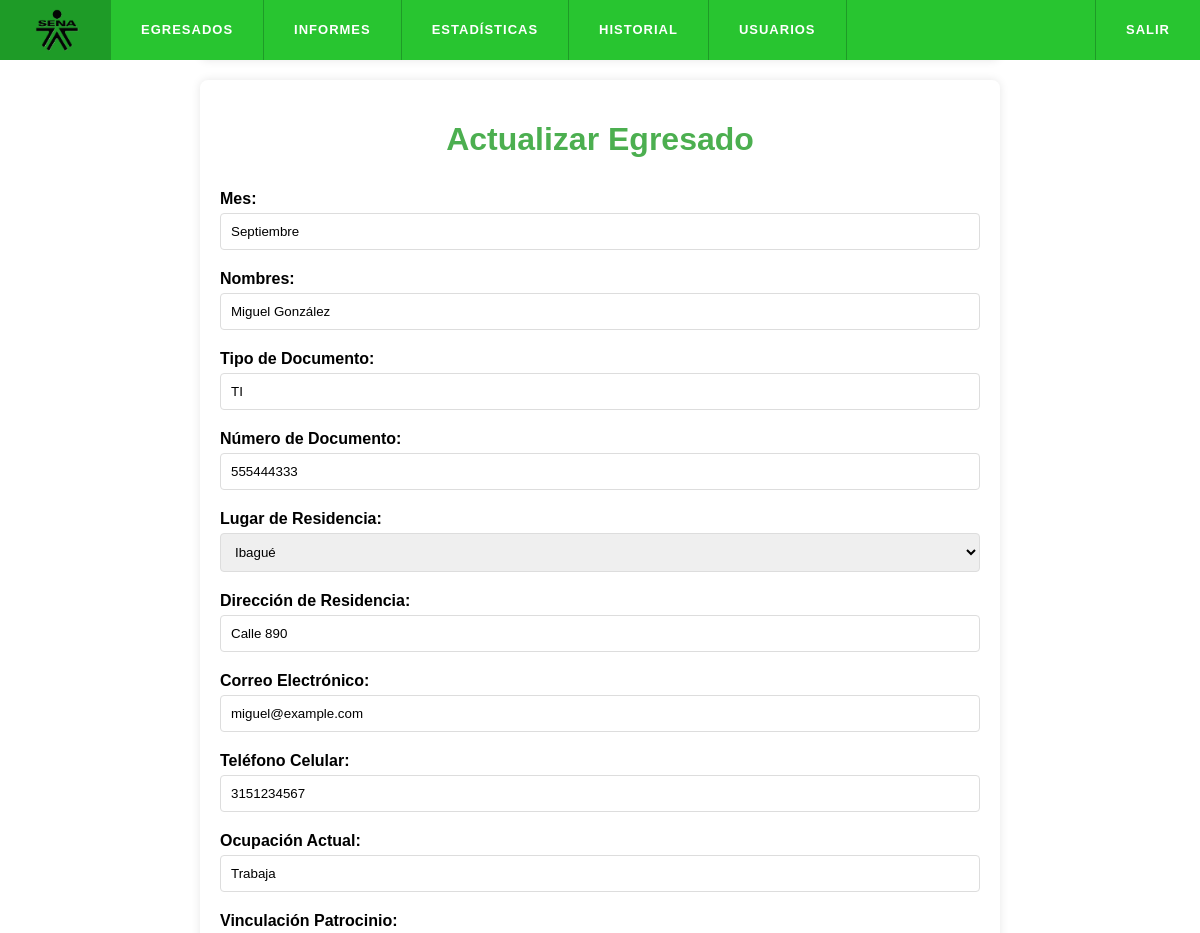
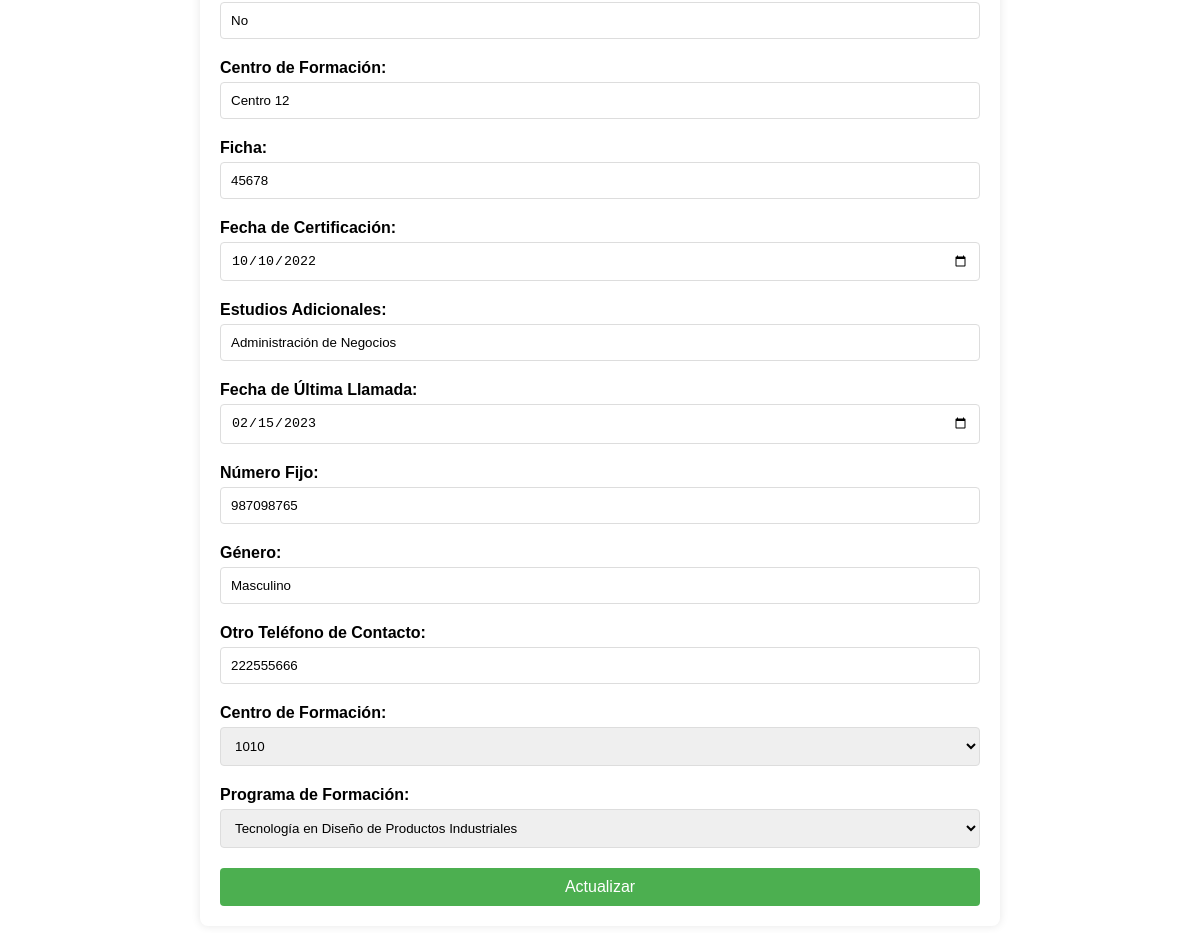
The app's page /Egresados/views/egresados/update.php?id=3 with its own data (2 pictures, top to bottom).
### tables this page shows
CREATE TABLE `egresados` (
  `id` int(11) NOT NULL,
  `MES` varchar(255) DEFAULT NULL,
  `NOMBRES` varchar(255) NOT NULL,
  `TipoDocumentoID` enum('CC','TI','PASAPORTE') DEFAULT NULL,
  `NumeroDocumento` varchar(20) DEFAULT NULL,
  `LugarResidenciaID` int(11) DEFAULT NULL,
  `DireccionResidencia` varchar(255) DEFAULT NULL,
  `CorreoElectronico` varchar(255) DEFAULT NULL,
  `TelefonoCelular` varchar(20) DEFAULT NULL,
  `OcupacionActual` enum('Trabaja','Estudia','Otro') DEFAULT NULL,
  `VinculacionPatrocinio` enum('Si','No') DEFAULT NULL,
  `CentroFormacion` varchar(255) DEFAULT NULL,
  `Ficha` varchar(10) DEFAULT NULL,
  `FechaCertificacion` date DEFAULT NULL,
  `EstudiosAdicionales` varchar(255) DEFAULT NULL,
  `FechaUltimaLlamada` date DEFAULT NULL,
  `NumeroFijo` varchar(20) DEFAULT NULL,
  `Genero` enum('Masculino','Femenino','Otro') DEFAULT NULL,
  `OtroTelefonoContacto` varchar(20) DEFAULT NULL,
  `ProgramaFormacionSENAID` int(11) DEFAULT NULL,
  `cod_centro` enum('1010','9405','101011','9209','9210','9212','9214','9215','9211','9216','9217','9406','9403','9404','9508','9303','9213') DEFAULT NULL
);

CREATE TABLE `lugarresidencia` (
  `id` int(11) NOT NULL,
  `Ciudad` varchar(255) DEFAULT NULL
);

### Egresados/views/egresados/update.php (the view, shortened to what this page needs)
<?php
$database = new Database();
$db = $database->getConnection();
if (isset($_GET['id'])) {
    $id = $_GET['id'];
    if ($_SERVER["REQUEST_METHOD"] == "POST") {
        $mes = $_POST['mes'] ?? '';
        $nombres = $_POST['nombres'] ?? '';
        $tipo_documento = $_POST['tipo_documento'] ?? '';
        $numero_documento = $_POST['numero_documento'] ?? '';
        $lugar_residencia = $_POST['lugar_residencia'] ?? '';
        $direccion_residencia = $_POST['direccion_residencia'] ?? '';
        $correo_electronico = $_POST['correo_electronico'] ?? '';
        $telefono_celular = $_POST['telefono_celular'] ?? '';
        $ocupacion_actual = $_POST['ocupacion_actual'] ?? '';
        $vinculacion_patrocinio = $_POST['vinculacion_patrocinio'] ?? '';
        $centro_formacion = $_POST['centro_formacion'] ?? '';
        $ficha = $_POST['ficha'] ?? '';
        $fecha_certificacion = $_POST['fecha_certificacion'] ?? '';
        $estudios_adicionales = $_POST['estudios_adicionales'] ?? '';
        $fecha_ultima_llamada = $_POST['fecha_ultima_llamada'] ?? '';
        $numero_fijo = $_POST['numero_fijo'] ?? '';
        $genero = $_POST['genero'] ?? '';
        $otro_telefono_contacto = $_POST['otro_telefono_contacto'] ?? '';
        $programa_formacion_id = $_POST['programa_formacion_id'] ?? '';
        $cod_centro = $_POST['cod_centro'] ?? '';
        $query = "UPDATE egresados
                  SET MES = :mes,
                      NOMBRES = :nombres,
                      TipoDocumentoID = :tipo_documento,
                      NumeroDocumento = :numero_documento,
                      LugarResidenciaID = :lugar_residencia,
                      DireccionResidencia = :direccion_residencia,
                      CorreoElectronico = :correo_electronico,
                      TelefonoCelular = :telefono_celular,
                      OcupacionActual = :ocupacion_actual,
                      VinculacionPatrocinio = :vinculacion_patrocinio,
                      CentroFormacion = :centro_formacion,
                      Ficha = :ficha,
                      FechaCertificacion = :fecha_certificacion,
                      EstudiosAdicionales = :estudios_adicionales,
                      FechaUltimaLlamada = :fecha_ultima_llamada,
                      NumeroFijo = :numero_fijo,
                      Genero = :genero,
                      OtroTelefonoContacto = :otro_telefono_contacto,
                      ProgramaFormacionSENAID = :programa_formacion_id,
                       cod_centro = :cod_centro
                  WHERE ID = :id";
        $stmt = $db->prepare($query);
        $stmt->bindParam(':mes', $mes);
        $stmt->bindParam(':nombres', $nombres);
        $stmt->bindParam(':tipo_documento', $tipo_documento);
        $stmt->bindParam(':numero_documento', $numero_documento);
        $stmt->bindParam(':lugar_residencia', $lugar_residencia);
        $stmt->bindParam(':direccion_residencia', $direccion_residencia);
        $stmt->bindParam(':correo_electronico', $correo_electronico);
        $stmt->bindParam(':telefono_celular', $telefono_celular);
        $stmt->bindParam(':ocupacion_actual', $ocupacion_actual);
        $stmt->bindParam(':vinculacion_patrocinio', $vinculacion_patrocinio);
        $stmt->bindParam(':centro_formacion', $centro_formacion);
        $stmt->bindParam(':ficha', $ficha);
        $stmt->bindParam(':fecha_certificacion', $fecha_certificacion);
        $stmt->bindParam(':estudios_adicionales', $estudios_adicionales);
        $stmt->bindParam(':fecha_ultima_llamada', $fecha_ultima_llamada);
        $stmt->bindParam(':numero_fijo', $numero_fijo);
        $stmt->bindParam(':genero', $genero);
        $stmt->bindParam(':otro_telefono_contacto', $otro_telefono_contacto);
        $stmt->bindParam(':programa_formacion_id', $programa_formacion_id);
        $stmt->bindParam(':id', $id);
        $stmt->bindParam(':cod_centro', $cod_centro);
        try {
            $stmt->execute();
            echo '<script src="https://cdn.jsdelivr.net/npm/sweetalert2@11"></script>';
            echo '<script>
                    document.addEventListener("DOMContentLoaded", function() {
                        Swal.fire({
                            title: "Actualización exitosa",
                            text: "Los datos del egresado han sido actualizados.",
                            icon: "success",
                            confirmButtonText: "OK"
                        }).then((result) => {
                            if (result.isConfirmed) {
                                window.location.href = "index.php";
                            }
                        });
                    });
                  </script>';
            exit();
        } catch (PDOException $e) {
            echo "Error al intentar actualizar el egresado: " . $e->getMessage();
        }
    } else {
        $query = "SELECT e.*, l.Ciudad
                  FROM egresados e
                  LEFT JOIN lugarresidencia l ON e.LugarResidenciaID = l.ID
                  WHERE e.ID = :id";
        $stmt = $db->prepare($query);
        $stmt->bindParam(':id', $id);
        $stmt->execute();
        $egresado = $stmt->fetch(PDO::FETCH_ASSOC);
        $query_programas = "SELECT ID, NombrePrograma FROM programaformacionsena";
        $stmt_programas = $db->query($query_programas);
        $programas = $stmt_programas->fetchAll(PDO::FETCH_ASSOC);
        $query_lugares = "SELECT ID, Ciudad FROM lugarresidencia";
        $stmt_lugares = $db->query($query_lugares);
        $lugares = $stmt_lugares->fetchAll(PDO::FETCH_ASSOC);
        function handleNull($value) {
            return $value === null ? '' : htmlspecialchars($value);
        }
        ?>
        <!DOCTYPE html>
        <html lang="es">
        <head>
            <link rel="stylesheet" href="https://cdn.datatables.net/1.12.1/css/jquery.dataTables.min.css">
            <link rel="stylesheet" href="https://cdn.datatables.net/buttons/2.3.6/css/buttons.dataTables.min.css">
            <link rel="stylesheet" href="https://cdnjs.cloudflare.com/ajax/libs/font-awesome/6.0.0-beta3/css/all.min.css">
            <link rel="stylesheet" href="https://cdn.jsdelivr.net/npm/sweetalert2@11/dist/sweetalert2.min.css">
        </head>
        <body>
        <?php include '../../../Menu/Menu/menu.php'; ?>
            <div class="container">
                <h1>Actualizar Egresado</h1>
                <form action="update.php?id=<?php echo htmlspecialchars($id); ?>" method="POST">
                    <label for="mes">Mes:</label>
                    <input type="text" id="mes" name="mes" value="<?php echo handleNull($egresado['MES']); ?>">
                    <label for="nombres">Nombres:</label>
                    <input type="text" id="nombres" name="nombres" value="<?php echo handleNull($egresado['NOMBRES']); ?>">
                    <label for="tipo_documento">Tipo de Documento:</label>
                    <input type="text" id="tipo_documento" name="tipo_documento" value="<?php echo handleNull($egresado['TipoDocumentoID']); ?>">
                    <label for="numero_documento">Número de Documento:</label>
                    <input type="text" id="numero_documento" name="numero_documento" value="<?php echo handleNull($egresado['NumeroDocumento']); ?>">
                    <label for="lugar_residencia">Lugar de Residencia:</label>
                    <select id="lugar_residencia" name="lugar_residencia">
                        <?php foreach ($lugares as $lugar): ?>
                            <option value="<?php echo htmlspecialchars($lugar['ID']); ?>" <?php echo ($lugar['ID'] == $egresado['LugarResidenciaID']) ? 'selected' : ''; ?>>
                                <?php echo htmlspecialchars($lugar['Ciudad']); ?>
                            </option>
                        <?php endforeach; ?>
                    </select>
                    <label for="direccion_residencia">Dirección de Residencia:</label>
                    <input type="text" id="direccion_residencia" name="direccion_residencia" value="<?php echo handleNull($egresado['DireccionResidencia']); ?>">
                    <label for="correo_electronico">Correo Electrónico:</label>
                    <input type="email" id="correo_electronico" name="correo_electronico" value="<?php echo handleNull($egresado['CorreoElectronico']); ?>">
                    <label for="telefono_celular">Teléfono Celular:</label>
                    <input type="text" id="telefono_celular" name="telefono_celular" value="<?php echo handleNull($egresado['TelefonoCelular']); ?>">
                    <label for="ocupacion_actual">Ocupación Actual:</label>
                    <input type="text" id="ocupacion_actual" name="ocupacion_actual" value="<?php echo handleNull($egresado['OcupacionActual']); ?>">
                    <label for="vinculacion_patrocinio">Vinculación Patrocinio:</label>
                    <input type="text" id="vinculacion_patrocinio" name="vinculacion_patrocinio" value="<?php echo handleNull($egresado['VinculacionPatrocinio']); ?>">
                    <label for="centro_formacion">Centro de Formación:</label>
                    <input type="text" id="centro_formacion" name="centro_formacion" value="<?php echo handleNull($egresado['CentroFormacion']); ?>">
                    <label for="ficha">Ficha:</label>
                    <input type="text" id="ficha" name="ficha" value="<?php echo handleNull($egresado['Ficha']); ?>">
                    <label for="fecha_certificacion">Fecha de Certificación:</label>
                    <input type="date" id="fecha_certificacion" name="fecha_certificacion" value="<?php echo handleNull($egresado['FechaCertificacion']); ?>">
                    <label for="estudios_adicionales">Estudios Adicionales:</label>
                    <input type="text" id="estudios_adicionales" name="estudios_adicionales" value="<?php echo handleNull($egresado['EstudiosAdicionales']); ?>">
                    <label for="fecha_ultima_llamada">Fecha de Última Llamada:</label>
                    <input type="date" id="fecha_ultima_llamada" name="fecha_ultima_llamada" value="<?php echo handleNull($egresado['FechaUltimaLlamada']); ?>">
                    <label for="numero_fijo">Número Fijo:</label>
                    <input type="text" id="numero_fijo" name="numero_fijo" value="<?php echo handleNull($egresado['NumeroFijo']); ?>">
                    <label for="genero">Género:</label>
                    <input type="text" id="genero" name="genero" value="<?php echo handleNull($egresado['Genero']); ?>">
                    <label for="otro_telefono_contacto">Otro Teléfono de Contacto:</label>
                    <input type="text" id="otro_telefono_contacto" name="otro_telefono_contacto" value="<?php echo handleNull($egresado['OtroTelefonoContacto']); ?>">
                    <label for="cod_centro">Centro de Formación:</label>
                    <select id="cod_centro" name="cod_centro">
    <option value="1010" <?php echo (isset($egresado['CodCentro']) && $egresado['CodCentro'] == '1010') ? 'selected' : ''; ?>>1010</option>
</select>
                    <label for="programa_formacion_id">Programa de Formación:</label>
                    <select id="programa_formacion_id" name="programa_formacion_id">
                        <?php foreach ($programas as $programa): ?>
                            <option value="<?php echo htmlspecialchars($programa['ID']); ?>" <?php echo ($programa['ID'] == $egresado['ProgramaFormacionSENAID']) ? 'selected' : ''; ?>>
                                <?php echo htmlspecialchars($programa['NombrePrograma']); ?>
                            </option>
                        <?php endforeach; ?>
                    </select>
                    <button type="submit">Actualizar</button>
                </form>
            </div>
        </body>
        </html>
        <?php
    }
} else {
    echo "ID no especificado.";
}
?>

### Egresados/views/egresados/update.php (style rules this page uses)
body { font-family: Arial, sans-serif; margin: 0; padding: 0; background-color: #f4f4f4; }
.container { width: 100%; margin: 20px auto; max-width: 800px; padding: 20px; background: #fff; border-radius: 8px; box-shadow: 0 0 10px rgba(0,0,0,0.1); position: relative; }
h1 { text-align: center; color: #4CAF50; }
form { display: flex; flex-direction: column; }
label { margin: 10px 0 5px; font-weight: bold; }
input, select { padding: 10px; margin-bottom: 10px; border: 1px solid #ddd; border-radius: 4px; }
button { padding: 10px; border: none; border-radius: 4px; background-color: #4CAF50; color: #fff; font-size: 16px; cursor: pointer; margin-top: 10px; }

### Menu/Menu/menu.php (style rules this page uses)
*, *:after, *:before { -webkit-box-sizing: border-box; -moz-box-sizing: border-box; box-sizing: border-box; }
body { background: #ffffff; }

### records on screen
egresados: mes "Septiembre", nombres "Miguel González", tipo_documento "TI", numero_documento "555444333", lugar_residencia "Ibagué", direccion_residencia "Calle 890", correo_electronico "miguel@example.com", telefono_celular "3151234567", ocupacion_actual "Trabaja", vinculacion_patrocinio "No", centro_formacion "Centro 12", ficha "45678", fecha_certificacion "10/10/2022", estudios_adicionales "Administración de Negocios", fecha_ultima_llamada "02/15/2023", numero_fijo "987098765", genero "Masculino", otro_telefono_contacto "222555666"

### other values on screen
form field programa_formacion_id "Tecnología en Diseño de Productos Industriales"
